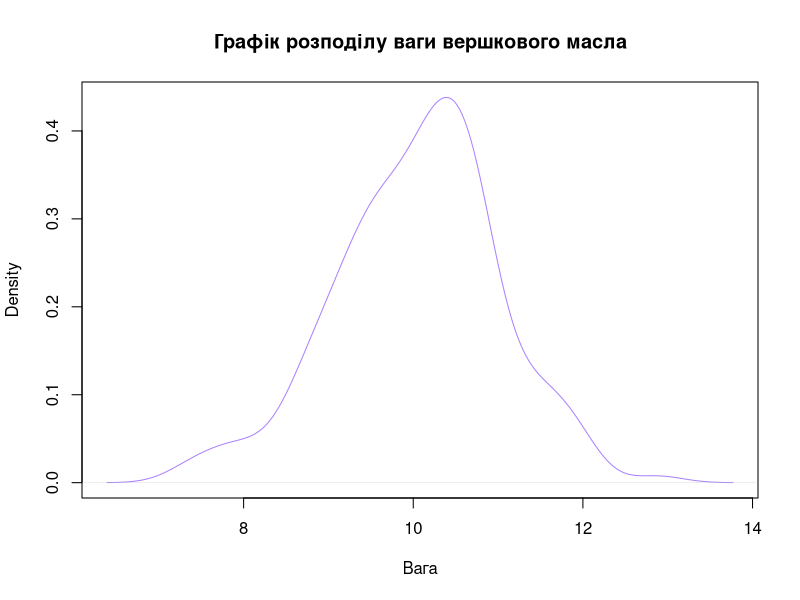

This chart was generated by the following R code: (Note: this script raises an error after producing the figure.)
# 1

butter <- c(8.36043, 9.84681, 11.0165, 10.3691, 11.1062, 11.5748, 10.4819, 9.57465,
            9.15738, 9.10535, 9.58175, 8.84759, 10.2, 11.4585, 9.39668, 10.3133, 
            8.78169, 9.27218, 10.5407, 9.83173, 10.9303, 10.0612, 9.83532, 9.19267, 
            10.4731, 10.1689, 8.83445, 9.57088, 10.199, 10.5173, 8.79799, 9.85155, 
            10.3257, 10.6566, 10.8768, 10.2083, 11.0509, 10.6774, 9.11585, 8.07112, 
            9.64491, 9.42134, 10.0062, 10.4985, 10.7303, 9.32261, 9.14602, 11.2338, 
            9.23383, 9.48719, 9.5061, 11.9317, 9.78455, 10.4451, 10.9098, 9.09558, 
            9.98835, 9.82078, 10.666, 9.76885, 10.2057, 9.7456, 8.81365, 8.5658, 
            10.2601, 10.3143, 10.2994, 12.8814, 10.4079, 9.30728, 10.738, 10.5298, 
            9.83119, 10.1446, 10.1131, 10.5583, 7.55672, 10.1561, 8.66302, 11.775, 
            10.1366, 8.99592, 8.95801, 7.88063, 9.5622, 7.47275, 10.9187, 9.28612, 
            10.2589, 9.5277, 10.0065, 11.5258, 11.3286, 9.98597, 9.98792, 8.11203, 
            11.7729, 10.6381, 10.2778, 9.70833, 9.59371, 10.7766, 10.9967, 10.7246, 
            8.89588, 7.76889, 10.7267, 10.5506, 10.1092, 11.3371, 10.6461, 9.43656, 
            9.40437, 7.27759, 8.45498, 11.5526, 10.1994, 11.7905, 10.0322, 10.7253, 
            10.1166, 11.6038, 10.8114, 10.977, 9.76245, 10.8306, 9.62841, 10.2817, 
            8.51568, 10.1304, 10.5641, 10.7866, 9.72824, 9.66259, 9.45735, 10.4983, 
            11.5839, 9.17528, 10.7448, 11.3197, 10.5773, 9.0155, 10.7491, 10.6606, 
            11.9538, 11.2009, 10.2015, 10.1946, 9.39697, 9.17197, 11.231, 8.76378, 
            9.39774, 8.94573, 10.785, 10.44, 10.6711, 10.6249, 8.61901, 10.134, 
            8.72391, 9.62927, 9.81301, 9.30987, 10.3448, 7.9121, 12.0301, 10.6998, 
            11.9495, 10.1075, 9.38487, 10.4665, 9.73367, 10.6054, 9.6666, 9.81792, 
            10.6, 10.3823, 10.5618, 10.2501)


# 1.Побудувати графік щільності розподілу випадкової величини ваги 
# коробки і визначити візуально схожість із нормальним законом розподілу.

plot(density(butter), col = "mediumpurple1", main = "Графік розподілу ваги вершкового масла", xlab = "Вага")


# 2.Перевірити гіпотезу про нормальний закон розподілу з використанням критерію 
# Пірсона (хі-квадрат).
?chisq.test

chisq.test(butter, p = dnorm(butter, mean = mean(butter), sd = sd(butter)))
chisq.test(butter, y = NULL, correct = TRUE, p = rep(1/length(butter)), length(butter), rescale.p = FALSE, simulate.p.value = FALSE)

shapiro.test(butter)
# У цьому випадку ви не можете відхилити нульову гіпотезу про нормальний розподіл, 
# оскільки p-value = 0.2943 перевищує звичайний рівень значущості 0.05.

 
# 3.Перевірити гіпотезу про нормальний закон розподілу з використанням 
# критерію Шапіро-Уілка.

shapiro.test(butter)

# тест Шапіро-Уілка показав, що p-value дорівнює 0.2943. Це означає,
# що немає достатніх доказів для відхилення нульової гіпотези про нормальний
# розподіл вашого набору даних, оскільки значення p перевищує зазвичай використовуваний
# рівень значущості 0.05.


# 4.Вага коробки із вершковим маслом повинна складати 10 кг. 
# Чи можна вважати,  що  відхилення  від  нормативу  в  10  кг  є  незначущим?
# Використайте для цього гіпотезу Стьюдента про рівність математичного 
# сподівання  нормально  розподіленої  випадкової  величини  заданому значенню.

t.test(butter, mu = 10)

# 2

f1 <- c (505.8, 518.87, 609.66, 617.83, 612.69, 570.39, 590.47, 587.30, 625.40,
         592.67, 515.75, 610.1, 556.13, 581.19, 619.16, 582.87, 587.03, 596.87,
         641.82, 625.25, 536.21, 567.42, 562.17, 618.09, 590.85, 600.17, 583.72, 
         612.28, 649.22, 604.14, 547.09, 542.49, 576.95, 584.77, 647.98, 542.11, 
         595.48, 614.94, 519.32, 643.29, 636.9, 601.89, 516.25, 586.6, 536.04, 
         506.26, 626.02, 644.67, 633.36, 601.76, 602.1, 528.52, 559.01, 62.68, 
         621.49, 603.23, 581.5, 542.37, 601.98, 552.09, 622.28, 523.69, 505.05, 
         519.6, 613.49, 638.14, 519.61, 554.82, 580.51, 610.98, 646.33, 557.3, 
         640.77, 600.93, 588.53, 573.53, 543.52, 500.78, 558.12, 540.42, 549.52, 
         566.26, 623.02, 608.35, 552.04, 508.68, 645.67, 573.13, 526.05, 506.91, 
         611.97, 524.78, 641.43, 527.76, 518.43, 557.26, 595.86, 527.57, 613.47, 594.05)

f2 <- c(532.24, 610.29, 505.76, 620.48, 640.18, 550.44, 506.21, 551.78, 570.84, 583.8,
        640.5, 644.33, 571.82, 621.35, 567.83, 591.8, 589.01, 555.76, 512.41, 612.62,
        582.24, 623.99, 510.45, 563.44, 612.4, 534.26, 578, 522.06, 577.15, 564.97,
        587.89, 629.24, 627.56, 538.36, 637.3, 598.15, 517.05, 578.52, 506.19, 527.82,
        552.62, 647.99, 564.67, 604.17, 631.08, 566.21, 587.81, 546.39, 591.82, 590.8,
        575.75, 629.95, 581.34, 561.15, 618.22, 568.51, 547.6, 598.52, 527.6, 622.19,
        560.65, 563.3, 530.01, 610.11, 501.88, 607.39, 552.26, 559.68, 561.49, 646.61,
        590.48, 572.23, 604.24, 560.19, 505.5, 625.82, 589.18, 583.22, 593, 537.37,
        513.07, 533.16, 536.07, 518.15, 547.72, 587.49, 507.12, 592.4, 633.52, 613.08,
        643.3, 605.31, 506.54, 535.68, 589.78, 541.01, 554.44, 577.81, 596.76, 507.38)


# 1.Побудувати в одній системі координат точкові графіки щоденної виручки 
# обох фірм. При цьому точки для кожної фірми повинні мати свій колір.

plot(f1, col = "mediumpurple1", pch = 19, xlab = "День", ylab = "Щоденна виручка", 
     main = "Щоденна виручка фірми f1 та f2")
points(f2, col = "darkolivegreen1", pch = 19)

# 2.Чи можна вважати співставними обсяги щоденної виручки обох фірм? 
# Дати  відповідь  за  результатами  перевірки  гіпотези  про  рівність 
# математичних  сподівань  обсягів виручки  двох  фірм  за  критерієм Стьюдента.

t.test(f1, f2)


# 3.Перевірити для двох фірм гіпотезу про рівність дисперсій обсягів продажу 
# з використанням критерію Фішера.

var.test(f1, f2)


# 4.Провести  кореляційний  аналіз  обсягів  
# продажу  двох  фірм.  Спочатку зробити  висновок  про  взаємозв’язок  між  
# ними  на  основі  візуального аналізу, побудувавши два графіка:
#   1)графік залежності обсягів продажу фірми 1 від обсягів продажу фірми 2;
#   2)графік залежності обсягів продажу фірми 2 від обсягів продажу фірми 1.
par(mfrow = c(1, 2))

plot(f1, f2, 
     xlab = "Обсяг продажу фірми f1", 
     ylab = "Обсяг продажу фірми f2", 
     main = "Залежність обсягів продажу між фірмами f1 та f2",
     col = "mediumpurple1")

plot(f2, f1, 
     xlab = "Обсяг продажу фірми f2", 
     ylab = "Обсяг продажу фірми f1", 
     main = "Залежність обсягів продажу між фірмами f2 та f1",
     col = "darkolivegreen1")


# 5.Використати  критерії  Пірсона,  Спірмена  та  Кендалла  для  перевірки 
# наявності кореляційного зв’язку між обсягами продажів двох фірм.

# Примітка. Якщо  при  перевірці  гіпотези  потрібно  задати рівень 
# значущості, то вказати його рівним 0.05

cor.test(f1, f2, method = "pearson", alternative = "two.sided")

cor.test(f1, f2, method = "spearman", alternative = "two.sided")

cor.test(f1, f2, method = "kendall", alternative = "two.sided")
